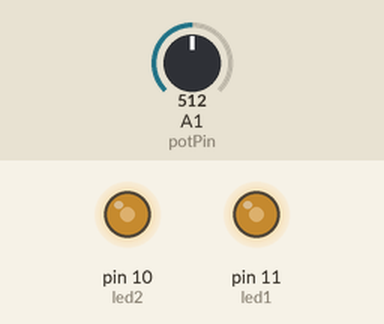
The sketch below on a simulated Arduino Uno, built with avr-gcc and run on an emulated ATmega328P. On the bench: output pins drawn as LEDs (lit = HIGH). Inputs (shaded band) come from the test bench; at power-on: A1 (potPin) = 512.

Above: at 1.2 s.
1.3 s: A1 (potPin) set to 716
At 2.2 s:
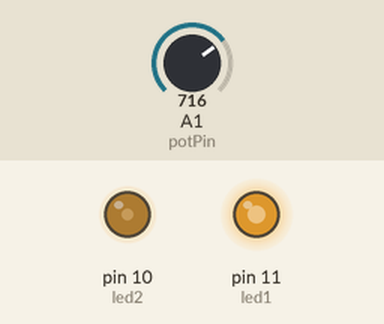
2.8 s: A1 (potPin) set to 900
At 3.3 s:
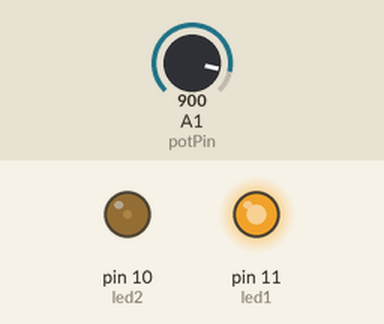
4.3 s: A1 (potPin) set to 1023
At 5.5 s:
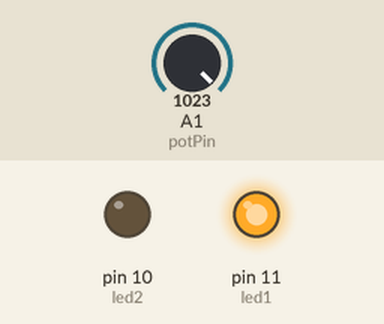
5.8 s: A1 (potPin) set to 306
At 6.8 s:
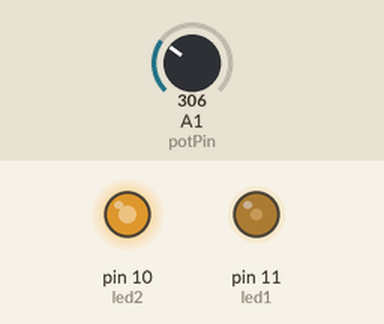
7.3 s: A1 (potPin) set to 122
At 7.9 s:
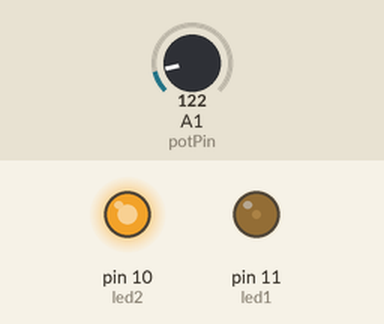
8.8 s: A1 (potPin) set to 511
At 9.1 s:
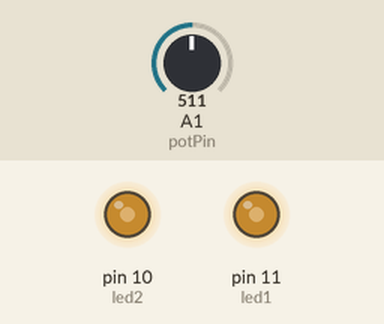
Timing chart, 0 to 11.3 s (numbered marks = the images above; inputs shaded):
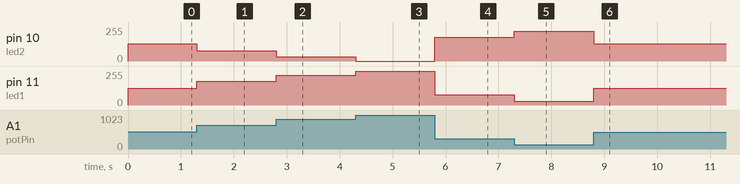

The sketch:

Script.ino
```cpp
const int potPin = A1;
const int led1 = 11;
const int led2 = 10;

void setup() {
  pinMode(led1, OUTPUT);
  pinMode(led2, OUTPUT);
}

void loop() {
  int potValue = analogRead(potPin);
  int ledBrightness1 = map(potValue, 0, 1023, 0, 255);
  int ledBrightness2 = 255 - ledBrightness1;

  analogWrite(led1, ledBrightness1);
  analogWrite(led2, ledBrightness2);
}
```

Measured:
- after the input at 1.3 s, pin 10 (led2): 128/255 → 77/255 at once; pin 11 (led1): 127/255 → 178/255 at once
- after the input at 2.8 s, pin 10 (led2): 77/255 → 31/255 at once; pin 11 (led1): 178/255 → 224/255 at once
- after the input at 4.3 s, pin 10 (led2): 31/255 → 0/255 at once; pin 11 (led1): 224/255 → 255/255 at once
- after the input at 5.8 s, pin 10 (led2): 0/255 → 179/255 at once; pin 11 (led1): 255/255 → 76/255 at once
- after the input at 7.3 s, pin 10 (led2): 179/255 → 225/255 at once; pin 11 (led1): 76/255 → 30/255 at once
- after the input at 8.8 s, pin 10 (led2): 225/255 → 128/255 at once; pin 11 (led1): 30/255 → 127/255 at once
